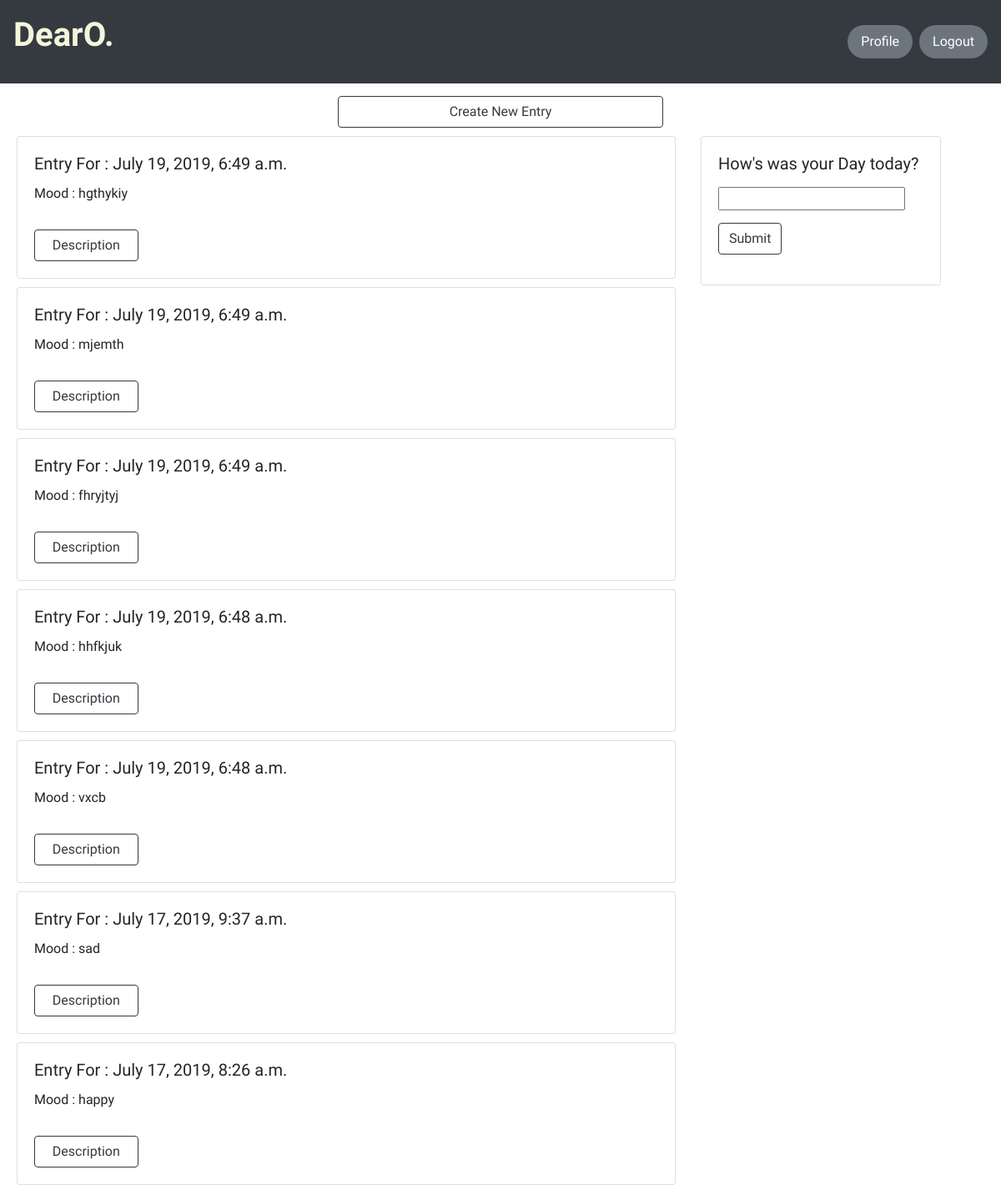
The app's page /home/ (signed in) with its own data.
### diary/models.py (models this page shows, shortened)
class Entry(models.Model):
    author = models.ForeignKey(User , on_delete=models.CASCADE)
    text = models.TextField()
    title = models.TextField()
    mood = models.CharField(max_length = 100)
    date_posted = models.DateTimeField(auto_now_add=True)
    class Meta:
        verbose_name_plural = 'Entries'

### diary/views.py (the view)
# urls.py: path('home/', views.home , name = 'homepage'),
@login_required
def home(request):
    current_user_id = request.user
    if request.method == "POST":
        form = moodForm(request.POST)
        if form.is_valid:
            return redirect('homepage')
    else :
        form = moodForm()
    context = {
        'diarys' : Entry.objects.filter(author=current_user_id).order_by('-date_posted'),
        'form' : form
    }
    return render(request , 'diary/base.html', context)

### diary/forms.py
class moodForm(forms.Form):
    mood = forms.CharField(label="Enter first name",max_length=50)

### diary/templates/diary/base.html (shortened to what this page needs)
{% load static %}
<!doctype html>
<html lang="en">
  <head>
    <link rel="stylesheet" href="{% static 'diary/base.css'%}">
    <link rel="stylesheet" href="https://stackpath.bootstrapcdn.com/bootstrap/4.3.1/css/bootstrap.min.css">
  </head>
  <body>
    <nav class="navbar navbar-dark bg-dark py-2 navi">
      <p class="font-weight-bold py-1" style="color:beige;font-size: 40px;text-align: center">DearO.</p>
      <ul class="nav justify-content-end">
        <li class="nav-item">
          <a class="nav-link btn-secondary rounded-pill mr-2" href="/profile">Profile</a>
        </li>
        <li class="nav-item">
          <a class="nav-link btn-secondary rounded-pill" href="/logout">Logout</a>
        </li>
      </ul>
    </nav>
        <div class="col-md-12 text-center">
          <a href="/add" class="btn btn-outline-dark col-4">Create New Entry</a>
        </div>
        <div class="row">
            <div class="col-sm-8">
              {% for diary in diarys %}
              <div class="card w-100">
                <div class="card-body">
                  <h5 class="card-title">Entry For : {{diary.date_posted}}</h5>
                  <p class="card-text">Mood : {{diary.mood}}</p>
                  <a href="{% url 'description' diary.id %}" class="btn btn-outline-dark col-2">Description</a>
                </div>
            </div>
            {% endfor %}
        </div>
            <div class="col-sm-4"><div class="card" style="width: 18rem;">
                <div class="card-body">
                  <h5 class="card-title"> How's was your Day today?</h5>
                  <p class="card-text">
                    <form method="POST">
                      {{form.mood}}
                      <button class="btn btn-outline-dark" type="submit">Submit</button>
                    </form>
                  </p>
                </div>
              </div></div>
          </div>
    </body>
</html>

### diary/static/diary/base.css (style rules this page uses)
* { margin: 0; padding: 0; text-decoration: none; font-family:'Inconsolata', monospace }
.card { margin-top: 10px ; margin-left : 20px; }
.btn { margin-top:15px; }

### records on screen
Entry: date_posted "July 19, 2019, 6:49 a.m.", mood "hgthykiy"
Entry: date_posted "July 19, 2019, 6:49 a.m.", mood "mjemth"
Entry: date_posted "July 19, 2019, 6:49 a.m.", mood "fhryjtyj"
Entry: date_posted "July 19, 2019, 6:48 a.m.", mood "hhfkjuk"
Entry: date_posted "July 19, 2019, 6:48 a.m.", mood "vxcb"
Entry: date_posted "July 17, 2019, 9:37 a.m.", mood "sad"
Entry: date_posted "July 17, 2019, 8:26 a.m.", mood "happy"
